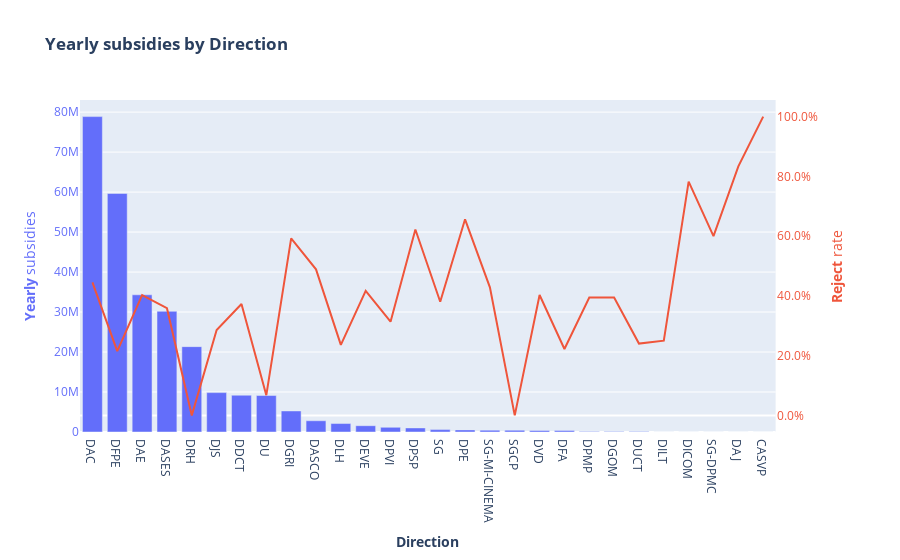

The cell this chart's notebook holds for it:
### Code cell
# By direction

# Create figure with secondary y-axis
fig = make_subplots(specs=[[{"secondary_y": True}]])

# Dataframes
gb = data.groupby('direction').agg(total_subsidies = ('montant_vote', 'sum')).sort_values(by='total_subsidies', ascending = False)
gb['avg_yearly_subsidies'] = gb.total_subsidies / nb_years
ct = pd.crosstab(data.direction, data.subsidy_granted_bool, normalize='index').reindex(gb.index)

# Add traces
fig.add_trace(
    go.Bar(x=gb.index, y=gb.avg_yearly_subsidies, name='Yearly subsidies (average)'),
    secondary_y=False,
)

fig.add_trace(
    go.Scatter(x=ct.index, y=ct[False], name='Reject rate'),
    secondary_y=True,
)

# Layout
fig.update_layout(
    title_text='<b>Yearly subsidies by Direction</b>',
    showlegend = False,
    hovermode='x unified',
)

# Set x-axis title
fig.update_xaxes(title_text='<b>Direction</b>')

# Set y-axes titles
fig.update_yaxes(title_text='<b>Yearly</b> subsidies', color = '#636EFA', secondary_y=False)
fig.update_yaxes(title_text='<b>Reject</b> rate', color='#EF553B', showgrid = False, tickformat = '.1%', secondary_y=True)

fig.show()

### Figure 1 — Plotly figure (JSON) as saved in the notebook; plotly's stock layout.template omitted (floating-point values rounded to 4 significant figures)
{"data": [{"name": "Yearly subsidies (average)", "type": "bar", "x": ["DAC", "DFPE", "DAE", "DASES", "DRH", "DJS", "DDCT", "DU", "DGRI", "DASCO", "DLH", "DEVE", "DPVI", "DPSP", "SG", "DPE", "SG-MI-CINEMA", "SGCP", "DVD", "DFA", "DPMP", "DGOM", "DUCT", "DILT", "DICOM", "SG-DPMC", "DAJ", "CASVP"], "xaxis": "x", "y": [78880000.0, 59650000.0, 34310000.0, 30190000.0, 21350000.0, 9850000.0, 9202000.0, 9121000.0, 5265000.0, 2810000.0, 2116000.0, 1577000.0, 1170000.0, 1019000.0, 596600.0, 527186, 466400.0, 448700.0, 379800.0, 350100.0, 140300.0, 133100.0, 128600.0, 15780.0, 3111.0, 2222.0, 444.4, 0], "yaxis": "y"}, {"name": "Reject rate", "type": "scatter", "x": ["DAC", "DFPE", "DAE", "DASES", "DRH", "DJS", "DDCT", "DU", "DGRI", "DASCO", "DLH", "DEVE", "DPVI", "DPSP", "SG", "DPE", "SG-MI-CINEMA", "SGCP", "DVD", "DFA", "DPMP", "DGOM", "DUCT", "DILT", "DICOM", "SG-DPMC", "DAJ", "CASVP"], "xaxis": "x", "y": [0.445, 0.2151, 0.4023, 0.3589, 0, 0.2858, 0.3729, 0.06757, 0.5923, 0.4888, 0.2358, 0.4166, 0.3138, 0.6221, 0.3805, 0.6562, 0.4286, 0, 0.403, 0.2222, 0.3946, 0.3942, 0.2404, 0.25, 0.7826, 0.6, 0.8333, 1], "yaxis": "y2"}], "layout": {"hovermode": "x unified", "showlegend": false, "title": {"text": "<b>Yearly subsidies by Direction</b>"}, "xaxis": {"anchor": "y", "domain": [0, 0.94], "title": {"text": "<b>Direction</b>"}}, "yaxis": {"anchor": "x", "color": "#636EFA", "domain": [0, 1], "title": {"text": "<b>Yearly</b> subsidies"}}, "yaxis2": {"anchor": "x", "color": "#EF553B", "overlaying": "y", "showgrid": false, "side": "right", "tickformat": ".1%", "title": {"text": "<b>Reject</b> rate"}}}}
